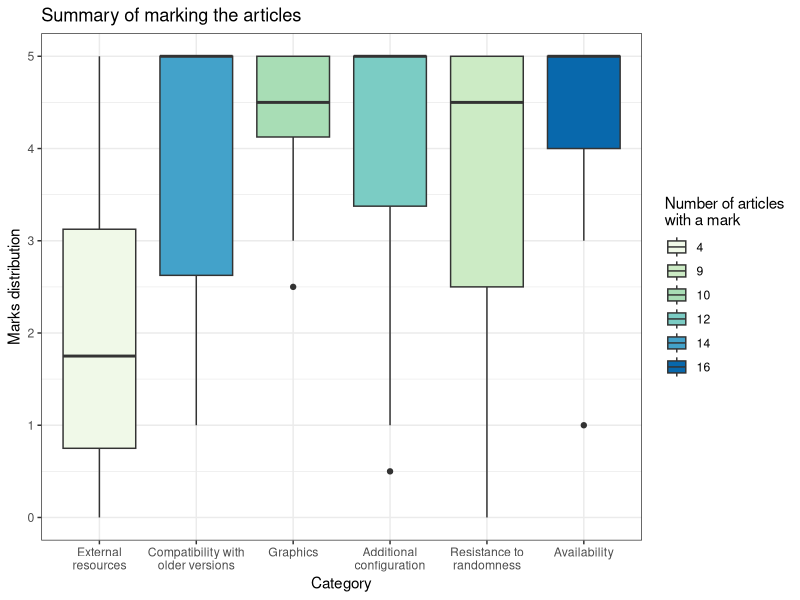

Here is the R script that generated this plot:
library(ggplot2)
library(dplyr)
library(reshape2)

bincor <- c(NA, 5, 4, NA, NA, 5)
grpstring <- c(NA, 5, 4.5, 5, 4, 5)
mmpf <- c(NA, 5, NA, 5, 0, 1)
realvams <- c(NA, 2.5, 5, 5, 5, 5)
shadow <- c(5, 2.5, 2.5, 5, 4.5, 5)
coutryshapes <- c(0, NA, NA, NA, NA, 4.5)
tmvtnorm <- c(NA, 5, NA, NA, 2.5, 3)
mcmc <- c(NA, 1, NA, 0.5, NA, 4)
drawingdiagrams <- c(NA, 5, 3, 3, NA, 5)
geospatial <- c(1, 5, 4.5, 4.5, NA, 5)
rainbow <- c(NA, 3, 5, 5, NA, 5)
stplanr <- c(NA, NA, NA, 1, NA, 5)
rssampling <- c(NA, 5, NA, NA, 0.5, 5)
fixedpoint <- c(NA, 5, 5, 5, 5, 3.5)
nowcasting <- c(NA, 3.5, 4.5, 5, 5, 4)
rasterimages <- c(2.5, 1.5, 5, 3.5, 5, 4.5)
marks <- data.frame(t(data.frame(bincor, grpstring, mmpf, realvams, shadow, coutryshapes, tmvtnorm,
                    mcmc, drawingdiagrams, geospatial, rainbow, stplanr, rssampling,
                    fixedpoint, nowcasting, rasterimages)))
colnames(marks) <- c("ext_resources", "compatibility", "graphics", "add_config", "randomness", "availability")



marks %>%
  melt(id.vars = NULL) %>%
  group_by(variable) %>%
  mutate(n_checked = sum(!is.na(value))) %>%
  ggplot()+
  geom_boxplot(aes(x = variable, y = value, fill = cut(n_checked, c(3, 8, 9.5, 11, 13, 15, 17), labels = c(4, 9, 10, 12, 14, 16))))+
  theme_bw() +
  scale_fill_manual( values = c('#f0f9e8','#ccebc5','#a8ddb5','#7bccc4','#43a2ca','#0868ac'))+
  labs(fill = "Number of articles\nwith a mark",
       y = 'Marks distribution',
       title = 'Summary of marking the articles') +
  scale_x_discrete(name = 'Category',
                   labels = c("External\nresources", "Compatibility with\nolder versions",
                              "Graphics", "Additional\nconfiguration", "Resistance to\nrandomness", "Availability"))
  

                    